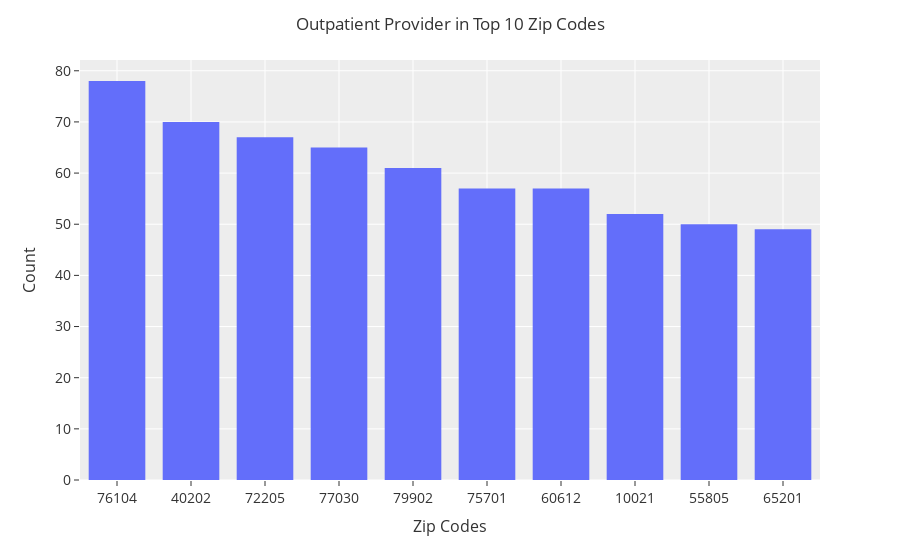

Notebook code cell kept with this figure:
### Code cell
# Outpatient by Zip Code
zipcode_count  =outpatient_df['Provider Zip Code'].value_counts()
zipcode_count = zipcode_count[:10,]
fig = px.histogram(x = zipcode_count.index, y = zipcode_count.values)
fig.update_layout(
    title='Outpatient Provider in Top 10 Zip Codes',
    template='ggplot2',
    xaxis=dict(
        title='Zip Codes',
        titlefont_size=16,
        tickfont_size=14,
    ),
    yaxis=dict(
        title='Count',
        titlefont_size=16,
        tickfont_size=14,
    ),
    legend=dict(
        x=0,
        y=1.0,
    ),
    barmode='group',
    bargap=0.15,
    bargroupgap=0.1 
)
fig.layout.xaxis.type = 'category'
fig.show()
fig.write_image("outpatient_analysis_graphs\outpatient_provider_top_10_zipCodes.png", engine='orca')

### Figure 1 — Plotly figure (JSON) as saved in the notebook; plotly's stock layout.template omitted (floating-point values rounded to 4 significant figures)
{"data": [{"alignmentgroup": "True", "bingroup": "x", "histfunc": "sum", "hovertemplate": "x=%{x}<br>sum of y=%{y}<extra></extra>", "legendgroup": "", "marker": {"color": "#636efa", "pattern": {"shape": ""}}, "name": "", "offsetgroup": "", "orientation": "v", "showlegend": false, "type": "histogram", "x": [76104, 40202, 72205, 77030, 79902, 75701, 60612, 10021, 55805, 65201], "xaxis": "x", "y": [78, 70, 67, 65, 61, 57, 57, 52, 50, 49], "yaxis": "y"}], "layout": {"bargap": 0.15, "bargroupgap": 0.1, "barmode": "group", "legend": {"tracegroupgap": 0, "x": 0, "y": 1}, "margin": {"t": 60}, "title": {"text": "Outpatient Provider in Top 10 Zip Codes"}, "xaxis": {"anchor": "y", "domain": [0, 1], "tickfont": {"size": 14}, "title": {"font": {"size": 16}, "text": "Zip Codes"}, "type": "category"}, "yaxis": {"anchor": "x", "domain": [0, 1], "tickfont": {"size": 14}, "title": {"font": {"size": 16}, "text": "Count"}}}}
